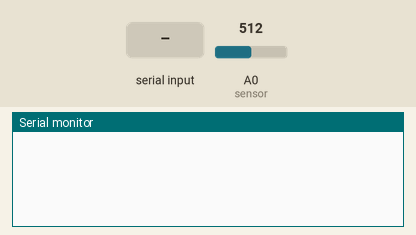
This sketch was run on a simulated Arduino Uno, built with avr-gcc and run on an emulated ATmega328P. On the bench: the last lines printed to the serial monitor. Inputs (shaded band) come from the test bench; at power-on: A0 (sensor) = 512.

Above: at 1.2 s.
1.3 s: "J" received over the second serial link
At 1.51 s:
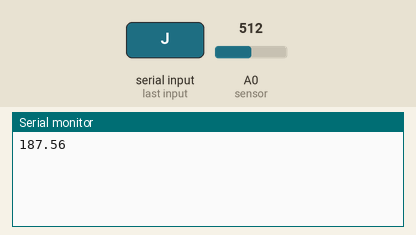
3.4 s: A0 (sensor) set to 716
At 3.62 s:
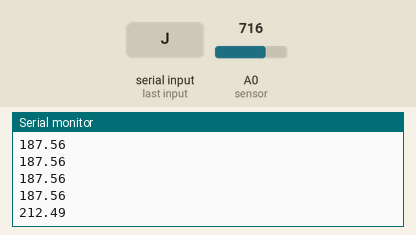
4.9 s: A0 (sensor) set to 900
At 5.12 s:
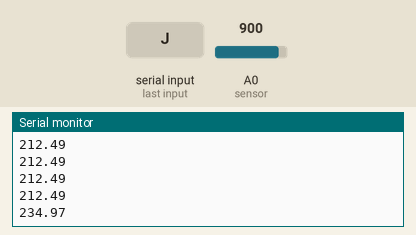
Timing chart, 0 to 7.9 s (numbered marks = the images above; inputs shaded):
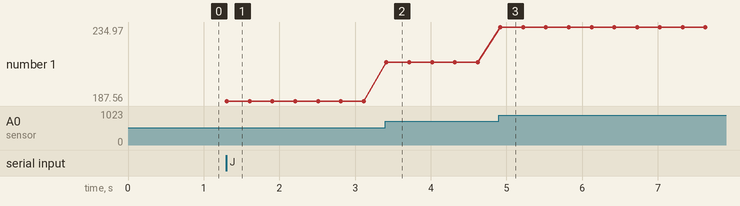

Measured:
- after the input at 1.3 s, the serial monitor: prints a new line at once (image 1)
- after the input at 3.4 s, the serial monitor: prints a new line at once (image 2)
- after the input at 4.9 s, the serial monitor: prints a new line at once (image 3)
- plotted number 1: 187.56 → 212.49 after the input at 3.4 s, 212.49 → 234.97 after the input at 4.9 s

The sketch:

testegraficoReal.ino
```cpp
#include <SoftwareSerial.h>

SoftwareSerial bluetooth(2, 3);
#define sensor A0
unsigned long ult = 0;

String comando;

void setup() {

  Serial.begin(9600);
  bluetooth.begin(9600);
}

void loop() {

  if(bluetooth.available()>0){
    char re = bluetooth.read();
    switch(re){
      case 'J':
        start();
      break;
    }
  }
}

void start(){
  while(1){

     unsigned long now = millis();
     if((now - ult) > 300){
        ult = now;
        float p = floatMap(analogRead(sensor),0,1023,0,5);
        p = p*25;
        bluetooth.print(p,2);
        Serial.println(p);
        if(p >= 200){
          bluetooth.print("K");
          delay(20);
        }
        //bluetooth.print(floatMap(analogRead(sensor),0,1023,0,5),2);
        if(bluetooth.available()>0){
          if(bluetooth.read()=='Q'){
            return;
          }
        }
     }

  }
}

float floatMap(float x, float inMin,float inMax, float outMin, float outMax){
  return (x-inMin)*(outMax-outMin)/(inMax-inMin)+outMax;
}
```
